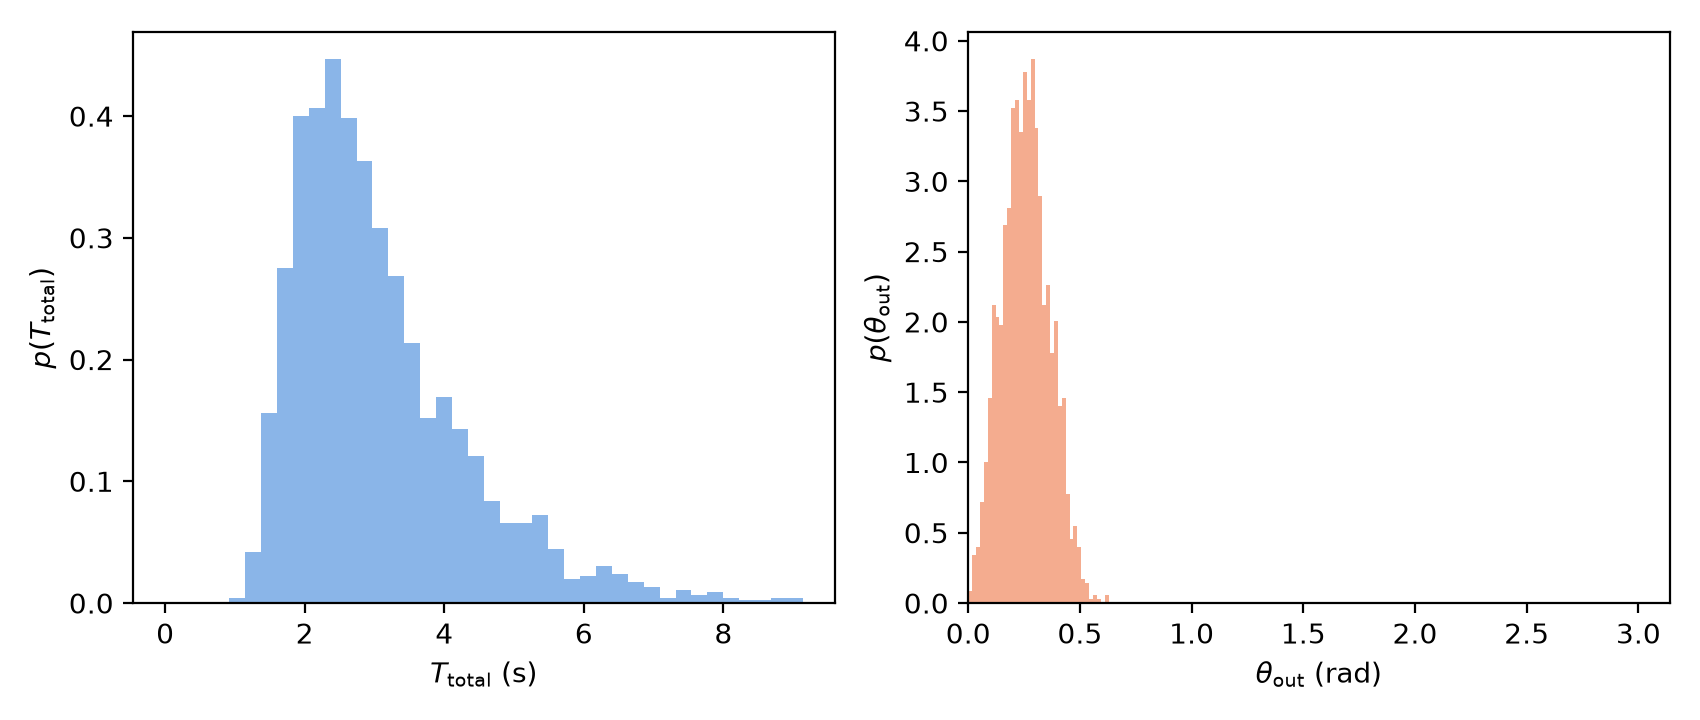

Reproduce this figure in Python.
"""Figure 2(c): scattering time and exit-angle histograms, HRLS (k = 45, tau = 0.05).

Renders a simple version of this panel from figure_2_c.csv alone (no processing).
Run: python3 figure_2_c.py
"""
from pathlib import Path
import pandas as pd
import matplotlib
matplotlib.use("Agg")
import matplotlib.pyplot as plt

HERE = Path(__file__).resolve().parent
STEM = "figure_2_c"
df = pd.read_csv(HERE / f"{STEM}.csv")

COLOR_TIME = "#2a78d6"
COLOR_ANGLE = "#eb6834"

t = df[df.series == "time_hist"]
a = df[df.series == "angle_hist"]
fig, (ax_t, ax_a) = plt.subplots(1, 2, figsize=(8.5, 3.6))
ax_t.bar(t.x, t.y, width=t.x.iloc[1] - t.x.iloc[0], color=COLOR_TIME, alpha=0.55)
ax_t.set_xlabel(r"$T_{\mathrm{total}}$ (s)")
ax_t.set_ylabel(r"$p(T_{\mathrm{total}})$")
ax_a.bar(a.x, a.y, width=a.x.iloc[1] - a.x.iloc[0], color=COLOR_ANGLE, alpha=0.55)
ax_a.set_xlabel(r"$\theta_{\mathrm{out}}$ (rad)")
ax_a.set_ylabel(r"$p(\theta_{\mathrm{out}})$")
ax_a.set_xlim(0, 3.14159)

fig.tight_layout()
fig.savefig(HERE / f"{STEM}.png", dpi=200)
print(f"saved {STEM}.png")
